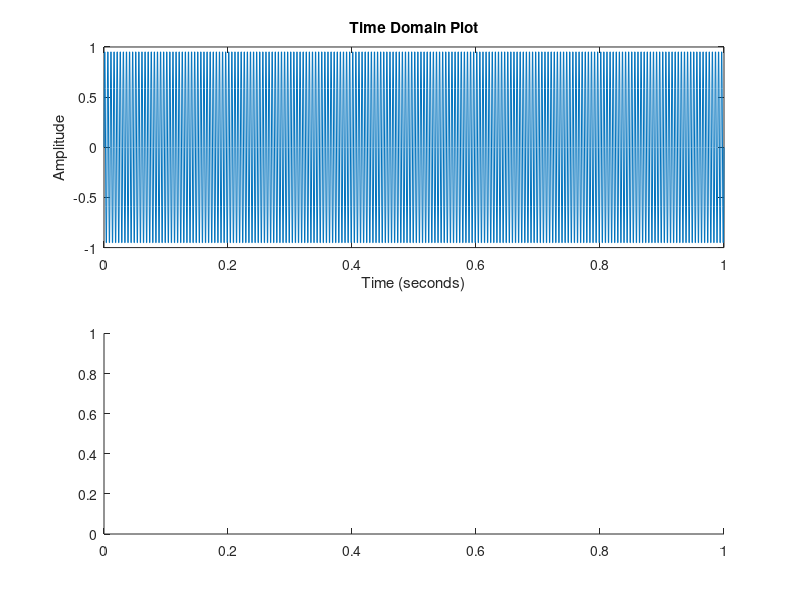

Write the MATLAB code that produced this figure. (Note: this script raises an error after producing the figure.)
clear, close, clc

Fs = 2000;
t = 0:1/Fs:1;
f = 200;

figure
subplot(2,1,1)

s1 = sin(2*pi*f*t);
plot(t,s1)
xlabel('Time (seconds)');
ylabel('Amplitude');
title('Time Domain Plot')

subplot(2,1,2)
spectrogram(s1,256,250,260,2E3,'yaxis')